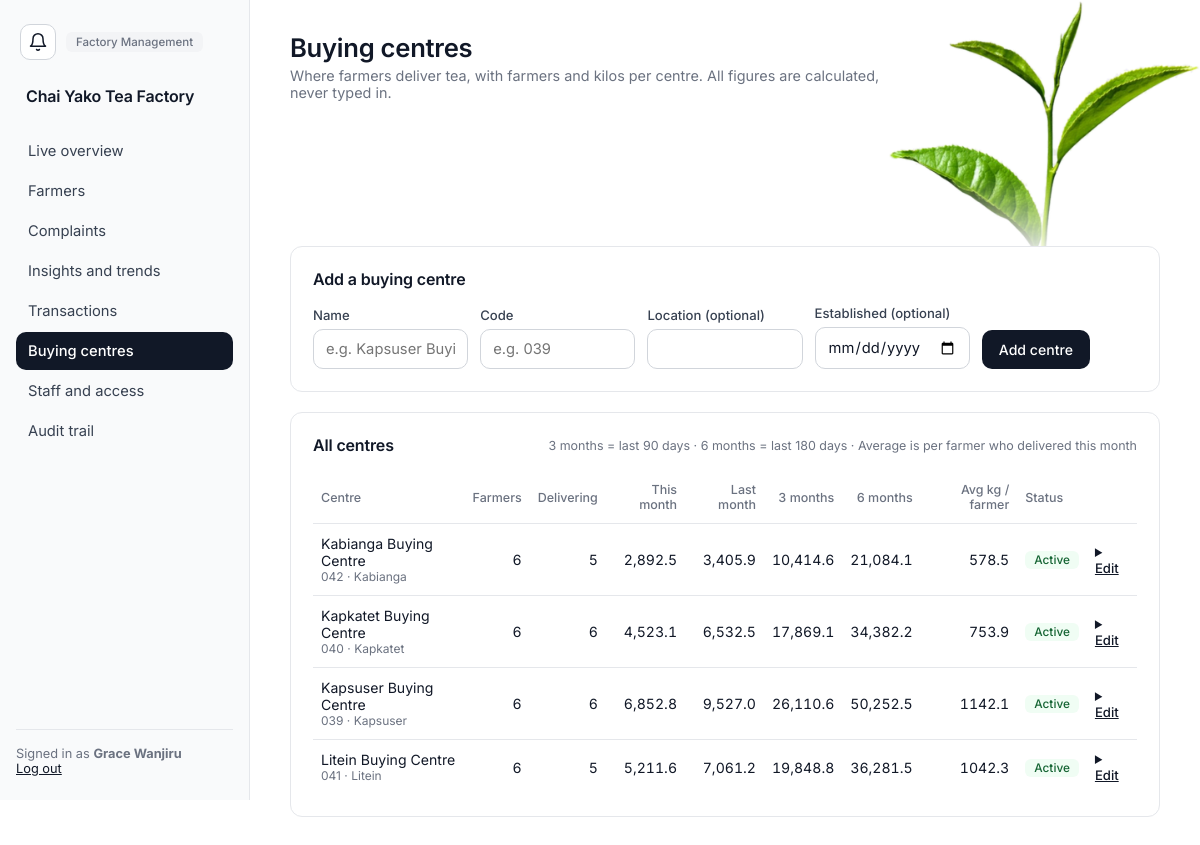
/management/centres (signed in), run on the app's committed database.
### app/models.py (models this page shows)
class Department(db.Model):
    __tablename__ = "departments"
    id = db.Column(db.Integer, primary_key=True)
    name = db.Column(db.String(100), unique=True, nullable=False)
    description = db.Column(db.String(255))
    status = db.Column(db.String(20), nullable=False, default="ACTIVE")
    created_at = db.Column(db.DateTime, nullable=False, default=utcnow)
    updated_at = db.Column(db.DateTime, nullable=False, default=utcnow, onupdate=utcnow)
    employees = db.relationship("Employee", back_populates="department")

class Employee(db.Model):
    __tablename__ = "employees"
    id = db.Column(db.Integer, primary_key=True)
    employee_number = db.Column(db.String(30), unique=True, nullable=False)
    first_name = db.Column(db.String(80), nullable=False)
    last_name = db.Column(db.String(80), nullable=False)
    phone = db.Column(db.String(30))
    email = db.Column(db.String(120))
    department_id = db.Column(db.Integer, db.ForeignKey("departments.id"), nullable=False, index=True)
    status = db.Column(db.String(20), nullable=False, default="ACTIVE")
    created_at = db.Column(db.DateTime, nullable=False, default=utcnow)
    updated_at = db.Column(db.DateTime, nullable=False, default=utcnow, onupdate=utcnow)
    department = db.relationship("Department", back_populates="employees")
    roles = db.relationship("Role", secondary=employee_roles, back_populates="employees")
    user = db.relationship("User", back_populates="employee", uselist=False)
    @property
    def full_name(self):
        return f"{self.first_name} {self.last_name}"

class BuyingCentre(db.Model):
    __tablename__ = "buying_centres"
    id = db.Column(db.Integer, primary_key=True)
    code = db.Column(db.String(10), unique=True, nullable=False)
    name = db.Column(db.String(120), nullable=False)
    location = db.Column(db.String(200))
    status = db.Column(db.String(20), nullable=False, default="ACTIVE")
    established_at = db.Column(db.Date)
    created_at = db.Column(db.DateTime, nullable=False, default=utcnow)
    updated_at = db.Column(db.DateTime, nullable=False, default=utcnow, onupdate=utcnow)
    farmers = db.relationship("Farmer", back_populates="buying_centre")
    scales = db.relationship("WeighingScale", back_populates="buying_centre")
    @property
    def is_active(self):
        return self.status == "ACTIVE"

### app/management.py (the view, shortened to what this page needs)
@management_bp.route("/centres", methods=["GET", "POST"])
@permission_required("MANAGE_BUYING_CENTRES", "GENERATE_REPORTS")
def centres():
    return render_template("management/centres.html", analysis=centre_analysis())

### app/analytics.py (called while the page is built)
def _bounds(start, end):
    return datetime.combine(start, time.min), datetime.combine(end + timedelta(days=1), time.min)

def _valid_between(query, start, end, centre_id=None):
    lo, hi = _bounds(start, end)
    query = query.filter(
        TeaTransaction.status == "VALID",
        TeaTransaction.transaction_time >= lo,
        TeaTransaction.transaction_time < hi,
    )
    if centre_id:
        query = query.filter(TeaTransaction.buying_centre_id == centre_id)
    return query

def kilos_by_centre(start, end):
    rows = (
        _valid_between(
            db.session.query(TeaTransaction.buying_centre_id, db.func.sum(TeaTransaction.weight_kg)), start, end)
        .group_by(TeaTransaction.buying_centre_id)
        .all()
    )
    return {row[0]: float(row[1] or 0) for row in rows}

### app/models.py (called while the page is built)
    @property
    def is_active(self):
        return self.status == "ACTIVE" and self.employee.status == "ACTIVE"

    @property
    def full_name(self):
        return self.employee.full_name

    @property
    def department(self):
        return self.employee.department

### app/navigation.py (called while the page is built)
def home_endpoint(user):
    for permission, endpoint in _HOME:
        if has_permission(user, permission):
            return endpoint
    return "notices.board"          # an account with no working role still gets somewhere

def nav_items(user):
    allowed = [(endpoint, label) for endpoint, label, rule in _NAV
               if rule(lambda name: has_permission(user, name))]
    home = home_endpoint(user)
    allowed.sort(key=lambda item: item[0] != home)      # stable: only the home item moves up
    return allowed

def home_url(user):
    return url_for(home_endpoint(user))

### app/permissions.py (called while the page is built)
def role_permission_names(user):
    cache = g.setdefault("_role_permissions", {})
    if user.id not in cache:
        cache[user.id] = {
            permission.name
            for role in user.employee.roles if role.status == "ACTIVE"
            for permission in role.permissions
        }
    return cache[user.id]

def active_delegations(user):
    cache = g.setdefault("_active_delegations", {})
    if user.id not in cache:
        now = utcnow()
        rows = Delegation.query.filter_by(delegate_employee_id=user.employee_id, status="ACTIVE").all()
        cache[user.id] = [
            d for d in rows
            if delegation_is_active(d.status, d.start_at, d.expires_at, d.withdrawn_at, now)
        ]
    return cache[user.id]

def has_permission(user, name):
    return permission_source(user, name) is not None

### app/templates/management/centres.html (shortened to what this page needs)
{% extends "layout/base.html" %}
{% block content %}
<div class="topbar">
  <div class="greeting"><h1>Buying centres</h1><p>Where farmers deliver tea, with farmers and kilos per centre. All figures are calculated, never typed in.</p></div>
</div>
{% if can('MANAGE_BUYING_CENTRES') %}
<div class="card mb">
  <div class="card-header"><h3>Add a buying centre</h3></div>
  <form method="POST" class="form-grid">
    <div><label>Name</label><input type="text" name="name" required placeholder="e.g. Kapsuser Buying Centre"></div>
    <div><label>Code</label><input type="text" name="code" required maxlength="10" placeholder="e.g. 039"></div>
    <div><label>Location (optional)</label><input type="text" name="location"></div>
    <div><label>Established (optional)</label><input type="date" name="established_at"></div>
    <div><button class="btn btn-primary" type="submit">Add centre</button></div>
  </form>
</div>
{% endif %}
<div class="card">
  <div class="card-header">
    <h3>All centres</h3>
    <span class="hint">3 months = last 90 days · 6 months = last 180 days · Average is per farmer who delivered this month</span>
  </div>
  <div class="table-scroll">
  <table>
    <thead><tr>
      <th>Centre</th><th class="num">Farmers</th><th class="num">Delivering</th>
      <th class="num">This month</th><th class="num">Last month</th><th class="num">3 months</th><th class="num">6 months</th>
      <th class="num">Avg kg / farmer</th><th>Status</th>{% if can('MANAGE_BUYING_CENTRES') %}<th></th>{% endif %}
    </tr></thead>
    <tbody>
      {% for r in analysis %}
      <tr>
        <td>{{ r.centre.name }}<div class="muted" style="font-size:0.75rem;">{{ r.centre.code }}{% if r.centre.location %} · {{ r.centre.location }}{% endif %}</div></td>
        <td class="num">{{ r.registered_farmers }}</td>
        <td class="num">{{ r.active_farmers }}</td>
        <td class="num">{{ "{:,.1f}".format(r.month_kg) }}</td>
        <td class="num">{{ "{:,.1f}".format(r.prev_month_kg) }}</td>
        <td class="num">{{ "{:,.1f}".format(r.three_month_kg) }}</td>
        <td class="num">{{ "{:,.1f}".format(r.six_month_kg) }}</td>
        <td class="num">{{ "%.1f"|format(r.avg_kg_per_farmer) }}</td>
        <td><span class="badge {{ 'badge-good' if r.centre.is_active else 'badge-lost' }}">{{ 'Active' if r.centre.is_active else 'Inactive' }}</span></td>
        {% if can('MANAGE_BUYING_CENTRES') %}
        <td>
          <details class="disclosure">
            <summary>Edit</summary>
          </details>
        </td>
        {% endif %}
      </tr>
      {% endfor %}
    </tbody>
  </table>
  </div>
</div>
{% endblock %}

### app/templates/layout/base.html (shortened to what this page needs)
<!DOCTYPE html>
<html lang="en">
<head>
<link rel="stylesheet" href="{{ url_for('static', filename='css/style.css') }}">
</head>
<body>
<div class="app-shell">
  <img class="leaf-corner" src="{{ url_for('static', filename='img/tea-leaf.png') }}" alt="" aria-hidden="true">
  <aside class="sidebar factory" id="sidebar">
    <div class="sidebar-top">
      <a href="{{ url_for('notices.board') }}" class="bell {% if request.endpoint and request.endpoint.startswith('notices.') %}active{% endif %}" aria-label="Notices" title="Notices"><svg viewBox="0 0 24 24" fill="none" stroke="currentColor" stroke-width="1.8" stroke-linecap="round" stroke-linejoin="round" aria-hidden="true"><path d="M18 8A6 6 0 0 0 6 8c0 7-3 9-3 9h18s-3-2-3-9"/><path d="M13.7 21a2 2 0 0 1-3.4 0"/></svg></a>
      <span class="role-badge">{{ current_user.department.name }}</span>
    </div>
    <div class="brand">{{ factory_name }}</div>
    <nav class="sidebar-links">
      {% for endpoint, label in nav_items %}
        <a href="{{ url_for(endpoint) }}" class="nav-link {% if request.endpoint and request.endpoint.startswith(endpoint) %}active{% endif %}">{{ label }}</a>
      {% endfor %}
    </nav>
    <div class="sidebar-footer">
      Signed in as <strong>{{ current_user.full_name }}</strong><br>
      <a href="{{ url_for('auth.logout') }}">Log out</a>
    </div>
  </aside>
  <main class="main-area">
    {% block content %}{% endblock %}
  </main>
</div>
</body>
</html>

### data on the page
Department: department.name "Factory Management"
Employee: full_name "Grace Wanjiru"
BuyingCentre: centre.name "Kabianga Buying Centre", centre.code "042", centre.location "Kabianga", status "Active"
BuyingCentre: centre.name "Kapkatet Buying Centre", centre.code "040", centre.location "Kapkatet", status "Active"
BuyingCentre: centre.name "Kapsuser Buying Centre", centre.code "039", centre.location "Kapsuser", status "Active"
BuyingCentre: centre.name "Litein Buying Centre", centre.code "041", centre.location "Litein", status "Active"

### other printed values
{{ factory_name }} "Chai Yako Tea Factory"
{{ label }} "Live overview" "Farmers" "Complaints" "Insights and trends" "Transactions" "Buying centres" "Staff and access" "Audit trail"
{{ r.registered_farmers }} "6" "6" "6" "6"
{{ r.active_farmers }} "5" "6" "6" "5"
{{ "{:,.1f}".format(r.month_kg) }} "2,892.5" "4,523.1" "6,852.8" "5,211.6"
{{ "{:,.1f}".format(r.prev_month_kg) }} "3,405.9" "6,532.5" "9,527.0" "7,061.2"
{{ "{:,.1f}".format(r.three_month_kg) }} "10,414.6" "17,869.1" "26,110.6" "19,848.8"
{{ "{:,.1f}".format(r.six_month_kg) }} "21,084.1" "34,382.2" "50,252.5" "36,281.5"
{{ "%.1f"|format(r.avg_kg_per_farmer) }} "578.5" "753.9" "1142.1" "1042.3"
